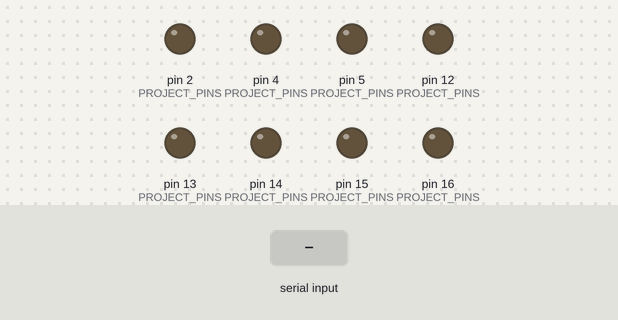
Recording of a sketch running on a simulated Arduino Uno, built with avr-gcc and run on an emulated ATmega328P. Shown: output pins drawn as LEDs (lit = HIGH). Inputs (shaded band) come from the test bench. What the sketch prints to the serial monitor is not drawn.

Above: at 1.2 s.
1.3 s: "1\n" received over Serial
At 2.4 s:
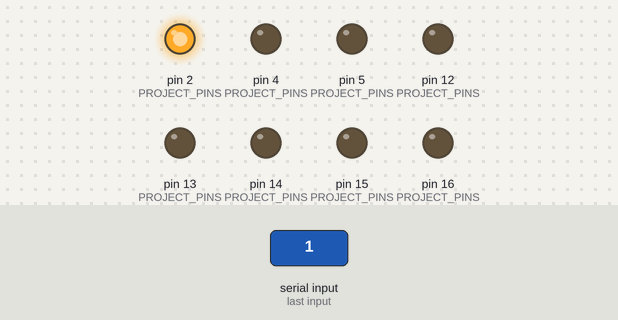
2.8 s: "5\n" received over Serial
At 3.5 s:
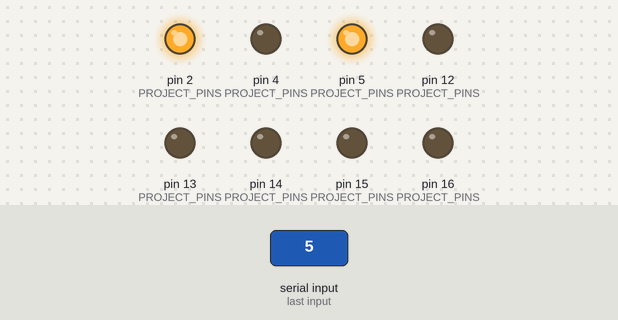
4.3 s: "0\n" received over Serial
At 4.6 s:
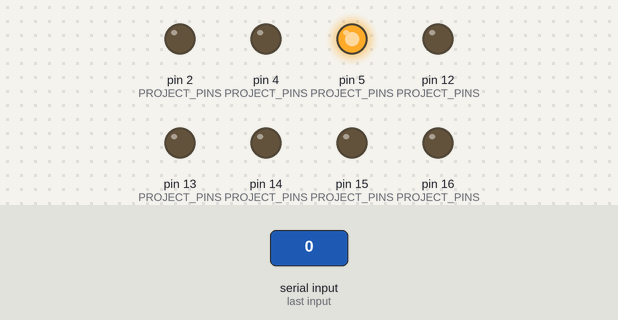
Timing chart, 0 to 7.3 s (numbered marks = the images above; inputs shaded):
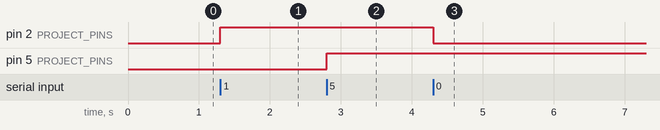

Measured:
- after the input at 1.3 s, pin 2 (PROJECT_PINS): LOW → HIGH at once
- after the input at 2.8 s, pin 5 (PROJECT_PINS): LOW → HIGH at once
- after the input at 4.3 s, pin 2 (PROJECT_PINS): HIGH → LOW at once

The sketch:

esp32_led.ino
```cpp
/*
  Birds Project - ESP32 Controller Firmware (Dual Board Compatible)

  This sketch runs on either ESP32 board (Left or Right) for the Birds Project.
  It configures all 11 output GPIO pins listed in 'Birds On_Off Buttons ESP32.xlsx':

    GPIO 0  : Parrot Mouth
    GPIO 1  : Parrot Eyes
    GPIO 2  : Parrot Body
    GPIO 3  : Parrot Light
    GPIO 4  : Parrot Mouth Select
    GPIO 5  : Rear Bird Rear Move
    GPIO 12 : Rear Bird Rear Light
    GPIO 13 : Front Bird Move
    GPIO 14 : Front Bird Light
    GPIO 15 : Bird Front Chirp
    GPIO 16 : Center Bird Move

  Serial Baud Rate: 115200

  Command Protocol (sent over USB Serial from Thinker Window):
    - "<gpio>"         (e.g., "12")      -> Toggles the current state of GPIO 12.
    - "<gpio>:1"       (e.g., "12:1")    -> Turns GPIO 12 HIGH (ON).
    - "<gpio>:0"       (e.g., "12:0")    -> Turns GPIO 12 LOW (OFF).
    - "<gpio>:PULSE"   (e.g., "12:PULSE")-> Pulses GPIO 12 HIGH for 300ms, then LOW.
    - "1"              (Legacy)          -> Turns GPIO 2 (Body / LED) HIGH.
    - "0"              (Legacy)          -> Turns GPIO 2 (Body / LED) LOW.
*/

#include <Arduino.h>

// All 11 active GPIO pins for the Birds functions
const int NUM_PINS = 11;
const int PROJECT_PINS[NUM_PINS] = {0, 1, 2, 3, 4, 5, 12, 13, 14, 15, 16};

// Track current state for each pin (LOW = 0, HIGH = 1)
int pinStates[128];

void setup() {
  // Initialize serial communication
  Serial.begin(115200);
  while (!Serial && millis() < 2000) {
    // Wait for serial monitor / connection
  }

  // Initialize pin states array
  for (int i = 0; i < 128; i++) {
    pinStates[i] = LOW;
  }

  // Configure project GPIO pins as OUTPUTs (skipping UART0 USB Serial RX/TX pins 1 and 3)
  for (int i = 0; i < NUM_PINS; i++) {
    int pin = PROJECT_PINS[i];
    if (pin == 1 || pin == 3) {
      // Reserved for USB Serial communication (TX0/RX0). Setting pinMode OUTPUT overrides UART RX/TX.
      continue;
    }
    pinMode(pin, OUTPUT);
    digitalWrite(pin, LOW);
    pinStates[pin] = LOW;
  }

  Serial.println("==========================================");
  Serial.println("🦜 Birds Project ESP32 Firmware Ready!");
  Serial.println("Configured GPIOs: 0, 2, 4, 5, 12, 13, 14, 15, 16");
  Serial.println("Note: GPIO 1 & 3 are reserved for USB Serial (RX/TX)");
  Serial.println("Send '<gpio>' to toggle or '<gpio>:1' / '<gpio>:0'");
  Serial.println("==========================================");
}

void loop() {
  if (Serial.available() > 0) {
    String inputStr = Serial.readStringUntil('\n');
    inputStr.trim();

    if (inputStr.length() == 0) return;

    // Handle legacy single-character commands ('1' / '0') for GPIO 2
    if (inputStr == "1") {
      digitalWrite(2, HIGH);
      pinStates[2] = HIGH;
      Serial.println("[ESP32] GPIO 2 -> HIGH (ON)");
      return;
    } else if (inputStr == "0") {
      digitalWrite(2, LOW);
      pinStates[2] = LOW;
      Serial.println("[ESP32] GPIO 2 -> LOW (OFF)");
      return;
    }

    // Parse "<gpio>:<cmd>" or "<gpio>"
    int colonIdx = inputStr.indexOf(':');
    int targetPin = -1;
    String subCmd = "";

    if (colonIdx != -1) {
      targetPin = inputStr.substring(0, colonIdx).toInt();
      subCmd = inputStr.substring(colonIdx + 1);
      subCmd.toUpperCase();
    } else {
      targetPin = inputStr.toInt();
    }

    // Prevent overriding UART0 Serial RX/TX pins
    if (targetPin == 1 || targetPin == 3) {
      Serial.print("[ESP32] Notice: GPIO ");
      Serial.print(targetPin);
      Serial.println(" is reserved for USB Serial (RX/TX) and cannot be toggled as a digital output.");
      return;
    }

    // Validate GPIO pin number
    bool isValidPin = false;
    for (int i = 0; i < NUM_PINS; i++) {
      if (PROJECT_PINS[i] == targetPin) {
        isValidPin = true;
        break;
      }
    }

    if (!isValidPin) {
      Serial.print("[ESP32] Warning: GPIO ");
      Serial.print(targetPin);
      Serial.println(" is not in configured project pins list.");
      if (targetPin < 0 || targetPin > 39) {
        return;
      }
      pinMode(targetPin, OUTPUT);
    }

    // Execute requested command on targetPin
    if (subCmd == "1" || subCmd == "ON" || subCmd == "HIGH") {
      digitalWrite(targetPin, HIGH);
      pinStates[targetPin] = HIGH;
      Serial.print("[ESP32] GPIO ");
      Serial.print(targetPin);
      Serial.println(" -> HIGH (ON)");
    }
    else if (subCmd == "0" || subCmd == "OFF" || subCmd == "LOW") {
      digitalWrite(targetPin, LOW);
      pinStates[targetPin] = LOW;
      Serial.print("[ESP32] GPIO ");
      Serial.print(targetPin);
      Serial.println(" -> LOW (OFF)");
    }
    else if (subCmd == "PULSE") {
      Serial.print("[ESP32] Pulsing GPIO ");
      Serial.println(targetPin);
      digitalWrite(targetPin, HIGH);
      delay(300);
      digitalWrite(targetPin, LOW);
      pinStates[targetPin] = LOW;
      Serial.print("[ESP32] GPIO ");
      Serial.print(targetPin);
      Serial.println(" -> PULSED (OFF)");
    }
    else {
      // Default behavior for plain pin number: Toggle pin state
      int newState = (pinStates[targetPin] == LOW) ? HIGH : LOW;
      digitalWrite(targetPin, newState);
      pinStates[targetPin] = newState;

      Serial.print("[ESP32] Toggled GPIO ");
      Serial.print(targetPin);
      Serial.print(" -> ");
      Serial.println(newState == HIGH ? "HIGH (ON)" : "LOW (OFF)");
    }
  }
}
```
